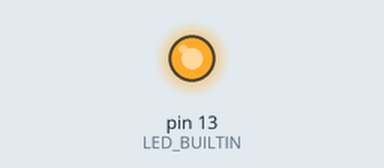
Simulated run of this sketch. Board: Arduino Leonardo, built with avr-gcc and run on an emulated ATmega32U4. Shown: output pins drawn as LEDs (lit = HIGH).

Above: at 1.0 s.
At 3.0 s:
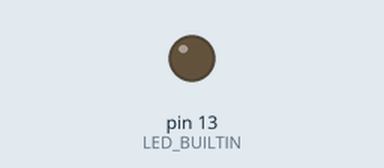
Timing chart, 0 to 5.2 s (numbered marks = the images above):
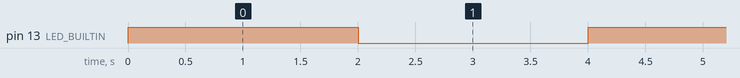

The sketch:

cplusplus.ino
```cpp
#include <Arduino.h>


int main(void)
{
  init();
  initVariant();


#if defined(USBCON)
  USBDevice.attach();
#endif

    setup();

    for (;;) {
      loop();
      if (serialEventRun) serialEventRun();
    }

    return 0;

}

void setup()
{
  pinMode(LED_BUILTIN, OUTPUT);
}

void loop()
{
  digitalWrite(LED_BUILTIN, HIGH);
  delay(2000);
  digitalWrite(LED_BUILTIN, LOW);
  delay(2000);
}
```

Measured:
- by itself, pin 13 (LED_BUILTIN): alternates HIGH for 2.0 s and LOW for 2.0 s
